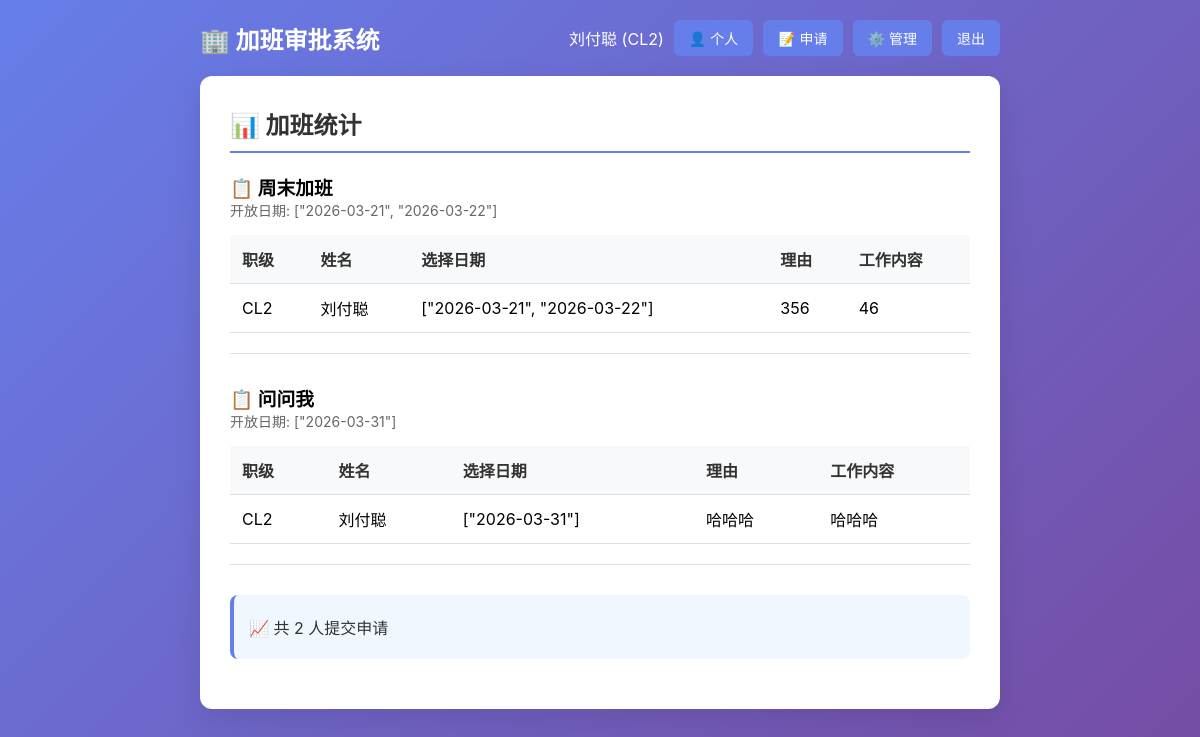
Page /stats (signed in) on the committed database.
### tables this page shows
CREATE TABLE users (
        id INTEGER PRIMARY KEY AUTOINCREMENT,
        username TEXT UNIQUE NOT NULL,
        password TEXT NOT NULL,
        name TEXT NOT NULL,
        rank TEXT NOT NULL,
        is_admin INTEGER DEFAULT 0
    );

CREATE TABLE overtime_batches (
        id INTEGER PRIMARY KEY AUTOINCREMENT,
        name TEXT NOT NULL,
        dates TEXT NOT NULL,  -- JSON数组，如 ["2026-03-18", "2026-03-19"]
        is_open INTEGER DEFAULT 0,
        created_at TIMESTAMP DEFAULT CURRENT_TIMESTAMP
    );

CREATE TABLE applications (
        id INTEGER PRIMARY KEY AUTOINCREMENT,
        user_id INTEGER NOT NULL,
        batch_id INTEGER NOT NULL,
        selected_dates TEXT NOT NULL,  -- JSON数组，员工选择的日期
        reason TEXT NOT NULL,
        work_content TEXT NOT NULL,
        created_at TIMESTAMP DEFAULT CURRENT_TIMESTAMP,
        updated_at TIMESTAMP DEFAULT CURRENT_TIMESTAMP, phone TEXT NOT NULL DEFAULT '',
        FOREIGN KEY (batch_id) REFERENCES overtime_batches(id)
    );

### app.py (the view)
@app.route('/stats')
def stats():
    if 'user_id' not in session:
        return redirect(url_for('login'))
    conn = get_db()
    batches = conn.execute('SELECT * FROM overtime_batches WHERE is_open = 1').fetchall()
    all_applications = conn.execute('''SELECT a.*, u.name, u.rank, b.name as batch_name
                                       FROM applications a
                                       JOIN users u ON a.user_id = u.id
                                       JOIN overtime_batches b ON a.batch_id = b.id
                                       ORDER BY b.id, a.created_at''').fetchall()
    return render_template('stats.html', applications=all_applications, batches=batches)

### app.py (called while the page is built)
def get_db():
    if 'db' not in g:
        g.db = sqlite3.connect(DB_PATH)
        g.db.row_factory = sqlite3.Row
    return g.db

### templates/stats.html (shortened to what this page needs)
<!DOCTYPE html>
<html lang="zh-CN">
<head>
    <link rel="stylesheet" href="{{ url_for('static', filename='style.css') }}">
</head>
<body>
    <div class="container">
        <header>
            <h1>🏢 加班审批系统</h1>
            <div class="user-info">
                <span>{{ session['name'] }} ({{ session['rank'] }})</span>
                <a href="{{ url_for('profile') }}" class="btn-small">👤 个人</a>
                <a href="{{ url_for('index') }}" class="btn-small">📝 申请</a>
                {% if session.get('is_admin') %}
                    <a href="{{ url_for('admin') }}" class="btn-small">⚙️ 管理</a>
                {% endif %}
                <a href="{{ url_for('logout') }}" class="btn-small">退出</a>
            </div>
        </header>
        <div class="card">
            <h2>📊 加班统计</h2>
            {% if applications %}
                {% for batch in batches %}
                <div class="batch-section">
                    <h3>📋 {{ batch.name }}</h3>
                    <p class="hint">开放日期: {{ batch.dates }}</p>
                    <table>
                        <thead>
                            <tr>
                                <th>职级</th>
                                <th>姓名</th>
                                <th>选择日期</th>
                                <th>理由</th>
                                <th>工作内容</th>
                            </tr>
                        </thead>
                        <tbody>
                            {% for app in applications if app.batch_name == batch.name %}
                            <tr>
                                <td>{{ app.rank }}</td>
                                <td>{{ app.name }}</td>
                                <td>{{ app.selected_dates }}</td>
                                <td>{{ app.reason }}</td>
                                <td>{{ app.work_content }}</td>
                            </tr>
                            {% endfor %}
                        </tbody>
                    </table>
                </div>
                {% endfor %}
                <div class="info-box">
                    <p>📈 共 {{ applications|length }} 人提交申请</p>
                </div>
            {% else %}
                <p>暂无申请记录</p>
            {% endif %}
        </div>
    </div>
</body>
</html>

### static/style.css (style rules this page uses)
* { margin: 0; padding: 0; box-sizing: border-box; }
body { font-family: -apple-system, BlinkMacSystemFont, 'Segoe UI', 'PingFang SC', 'Hiragino Sans GB', 'Microsoft YaHei', sans-serif; background: linear-gradient(135deg, #667eea 0%, #764ba2 100%); min-height: 100vh; padding: 20px; }
.container { max-width: 800px; margin: 0 auto; }
h1 { color: white; text-align: center; margin-bottom: 30px; font-size: 2em; }
header { display: flex; justify-content: space-between; align-items: center; margin-bottom: 20px; flex-wrap: wrap; gap: 10px; }
header h1 { margin-bottom: 0; font-size: 1.5em; }
.user-info { display: flex; gap: 10px; align-items: center; color: white; }
.card { background: white; border-radius: 12px; padding: 30px; margin-bottom: 20px; box-shadow: 0 10px 30px rgba(0,0,0,0.1); }
.card h2 { color: #333; margin-bottom: 20px; padding-bottom: 10px; border-bottom: 2px solid #667eea; }
.btn-small { background: #667eea; color: white; padding: 8px 15px; border-radius: 6px; text-decoration: none; font-size: 14px; transition: background 0.2s; border: none; cursor: pointer; }
.info-box { background: #f0f7ff; padding: 15px; border-radius: 8px; margin-bottom: 20px; border-left: 4px solid #667eea; }
.info-box p { margin: 5px 0; color: #333; }
.batch-section { margin-bottom: 30px; padding-bottom: 20px; border-bottom: 1px solid #e0e0e0; }
.hint { color: #666; font-size: 14px; margin-bottom: 15px; }
table { width: 100%; border-collapse: collapse; margin-top: 15px; }
th, td { padding: 12px; text-align: left; border-bottom: 1px solid #e0e0e0; }
th { background: #f8f9fa; color: #333; font-weight: 600; }

### rows in the picture
users: name "刘付聪", rank "CL2"
overtime_batches: name "周末加班", dates "[\"2026-03-21\", \"2026-03-22\"]"
applications: rank "CL2", name "刘付聪", selected_dates "[\"2026-03-21\", \"2026-03-22\"]", reason "356", work_content "46"
overtime_batches: name "问问我", dates "[\"2026-03-31\"]"
applications: rank "CL2", name "刘付聪", selected_dates "[\"2026-03-31\"]", reason "哈哈哈", work_content "哈哈哈"

### other values in the picture
{{ applications|length }} "2"
